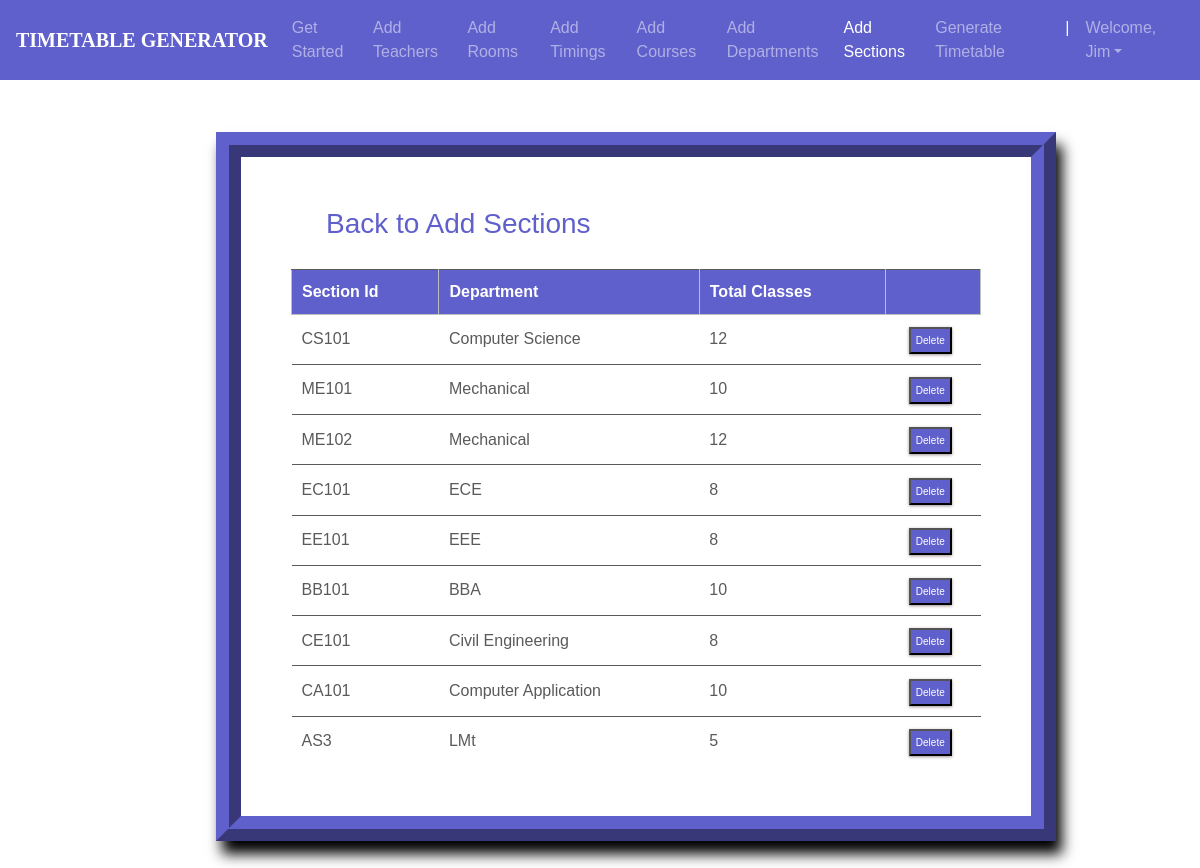
/sections_list/ (signed in), run on the app's committed database.
### ttgen/models.py (models this page shows, shortened)
class Section(models.Model):
    section_id = models.CharField(max_length=25, primary_key=True)
    department = models.ForeignKey(Department, on_delete=models.CASCADE)
    num_class_in_week = models.IntegerField(default=0)
    course = models.ForeignKey(Course, on_delete=models.CASCADE, blank=True, null=True)
    meeting_time = models.ForeignKey(MeetingTime, on_delete=models.CASCADE, blank=True, null=True)
    room = models.ForeignKey(Room, on_delete=models.CASCADE, blank=True, null=True)
    instructor = models.ForeignKey(Instructor, on_delete=models.CASCADE, blank=True, null=True)

class Department(models.Model):
    dept_name = models.CharField(max_length=50)
    courses = models.ManyToManyField(Course)
    def __str__(self):
        return self.dept_name

### ttgen/views.py (the view)
# urls.py: path('sections_list/', views.section_list, name='editsection'),
@login_required
def section_list(request):
    context = {
        'sections': Section.objects.all()
    }
    return render(request, 'seclist.html', context)

### templates/seclist.html (shortened to what this page needs)
<!DOCTYPE html>
<html lang="en">
<head>
	<link rel="stylesheet" href="https://maxcdn.bootstrapcdn.com/bootstrap/4.0.0/css/bootstrap.min.css">
    <link rel="stylesheet" type="text/css" href="static/css/index.css">
</head>
<body>
        <header>
			<nav class="navbar navbar-expand-md navbar-dark fixed-top "style="background:#6060cc;">
                <a class="navbar-brand" href="#"><b>TIMETABLE GENERATOR</b></a>
                <div class="collapse navbar-collapse" id="navbarCollapse">
                    <ul class="navbar-nav ml-auto">
                    <li class="nav-item">
                        <a class="nav-link" href="{% url 'admindash' %}">Get Started</a>
                    </li>
                    <li class="nav-item">
                        <a class="nav-link" href="{% url 'addInstructors' %}">Add Teachers</a>
                    </li>
                    <li class="nav-item">
                        <a class="nav-link" href="{% url 'addRooms' %}">Add Rooms</a>
                    </li>
                    <li class="nav-item">
		                <a class="nav-link" href="{% url 'addTimings' %}">Add Timings</a>
		            </li>
                    <li class="nav-item">
                        <a class="nav-link" href="{% url 'addCourses' %}">Add Courses</a>
                    </li>
                    <li class="nav-item">
			            <a class="nav-link" href="{% url 'addDepts' %}">Add Departments</a>
		            </li>
                    <li class="nav-item active">
			            <a class="nav-link" href="{% url 'addSections' %}">Add Sections</a>
		            </li>
                    <li class="nav-item">
			            <a class="nav-link" href="{% url 'generate' %}">Generate Timetable</a>
		            </li>
                    <li class="nav-item active">
			            <a class="nav-link">|</a>
		            </li>
                    <li class="nav-item dropdown">
		                <a class="nav-link dropdown-toggle" href="#" id="dropdown03" data-toggle="dropdown" aria-haspopup="true" aria-expanded="false">Welcome, {{ user.first_name }}</a>
		            </li>
                    </ul>
                </div>
            </nav>
        </header>
        <br><br>
    {% block content %}
{% load static %}
<fieldset class="fieldset">
    <a href="{% url 'addSections'%}"><h1 style="color:#6060cc;" class="tablink" onclick="openPage('new')" id="defaultOpen">Back to Add Sections</h1></a>
    <div class="tabcontent" id="edit">
        <table class="table1">
            <thead>
            <tr class="table-headers">
            <th style="Background-color:#6060cc;">Section Id</th>
            <th style="Background-color:#6060cc;">Department</th>
            <th style="Background-color:#6060cc;">Total Classes</th>
            <th  style="Background-color:#6060cc;" class="empty"></th>
            </tr>
            </thead>
            <tbody>
            {% for sec in sections %}
            <tr>
             <td>{{sec.section_id}}</td>
             <td>{{sec.department}}</td>
             <td>{{sec.num_class_in_week }}</td>
             <td class="empty">
                <form action="{% url 'deletesection' sec.section_id %}" method="post">
                        <input style="Background-color:#6060cc;" type="submit" value="Delete" class="cross">
                </form>
             </td>
             </tr>
            {% endfor %}
            </tbody>
        </table>
    </div>
</fieldset>
{% endblock %}

### static/css/index.css (style rules this page uses)
body { padding-top: 3rem; padding-bottom: 3rem; color: #5a5a5a; font-family: 'Poppins', sans-serif; overflow-x: hidden; }
nav { font-family: sans-serif; }
.navbar-brand { font-size: 20px; font-family: Georgia, 'Times New Roman', Times, serif; }

### templates/seclist.html (style rules this page uses)
nav { font-family: sans-serif; }
.navbar-brand { font-size: 20px; font-family: Georgia, 'Times New Roman', Times, serif; }
* { margin: 0; padding: 0; box-sizing: border-box; }
html { scroll-behavior: smooth; }
a { text-decoration:none; }
form { margin-top: 3%; margin-left: 18%; margin-right: 12%; }
fieldset h1 { color: #5a5a5a; padding-bottom: 20px; margin-left: 35px; display: inline-block; cursor: pointer; font-size: 28px; }
fieldset input { padding:8px; color: #938c8c }
.table2 td, th { border: 1px solid rgb(190,190,190); padding: 10px 20px; }
.table1 { width: 100%; border-collapse: collapse; text-align: left; overflow: hidden; }
.table1 td, th { border-top: 1px solid #5a5a5a; padding: 10px; }
.table1 th { background-color: #5a5a5a; color: #fff; }
.cross { font-size:10px; box-shadow: 0px 1px 3px 0px #9e9292; padding: 4px 5px; color: #fff; background-color: #5a5a5a; cursor: pointer; }
.fieldset { margin-top: 3%; margin-left: 18%; margin-right: 12%; padding: 50px; border-width: 25px; border-style: ridge; border-color: #6060cc; box-shadow: 6px 13px 13px 0px black; background-color: #fff; }

### data on the page
Section: section_id "CS101", department "Computer Science", num_class_in_week "12"
Section: section_id "ME101", department "Mechanical", num_class_in_week "10"
Section: section_id "ME102", department "Mechanical", num_class_in_week "12"
Section: section_id "EC101", department "ECE", num_class_in_week "8"
Section: section_id "EE101", department "EEE", num_class_in_week "8"
Section: section_id "BB101", department "BBA", num_class_in_week "10"
Section: section_id "CE101", department "Civil Engineering", num_class_in_week "8"
Section: section_id "CA101", department "Computer Application", num_class_in_week "10"
Section: section_id "AS3", department "LMt", num_class_in_week "5"

### other printed values
{{ user.first_name }} "Jim"
